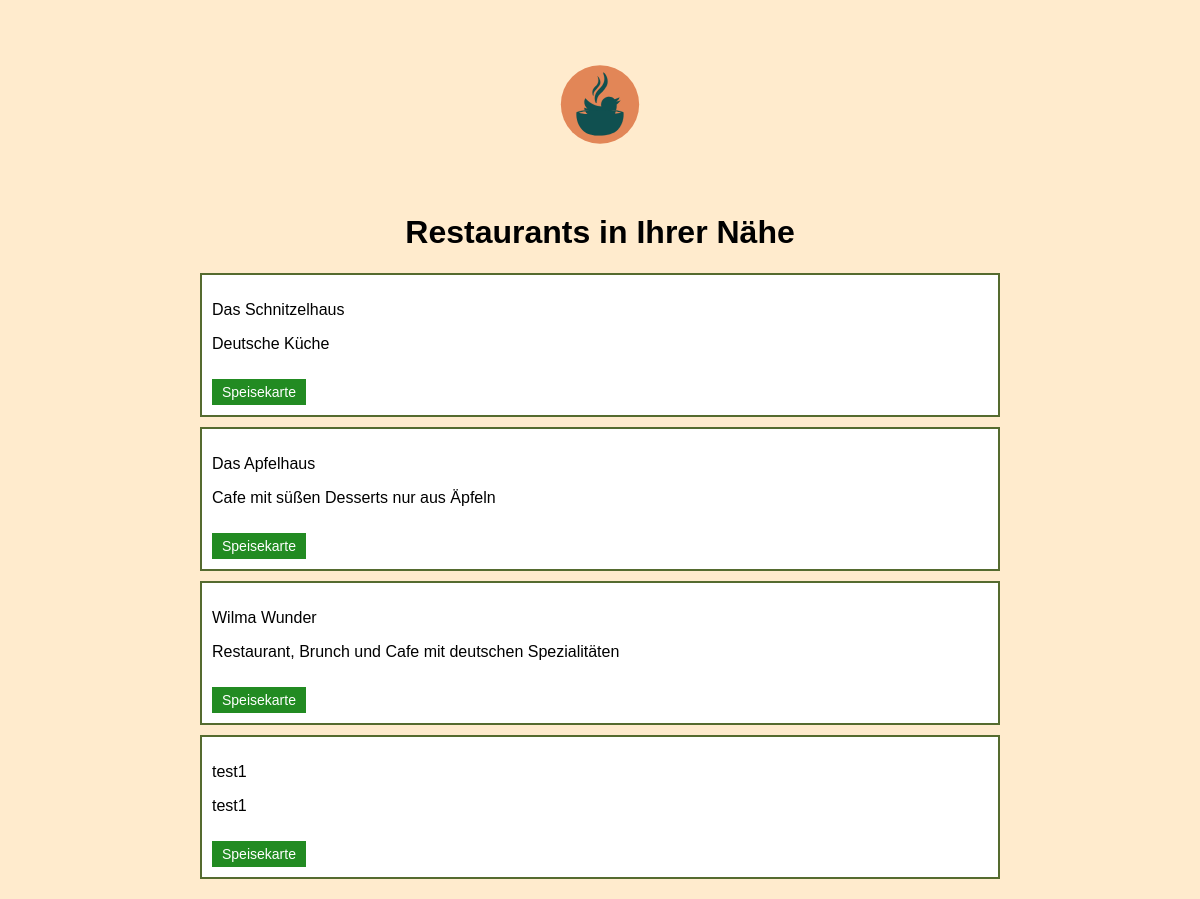
Screenshot of /restaurants (signed in) with the database file from the repository.
### tables this page shows
CREATE TABLE restaurants (id integer primary key autoincrement, name text, address text, zipCode integer, details text, deliveryRadius text, openingTime time, closingTime time, userName text, password text);

### app.py (the view)
@app.route("/restaurants")
def restaurants():
    filtered_restaurants = restaurant_list()
    return render_template("restaurants.html", restaurant_data = filtered_restaurants)

### app.py (called while the page is built)
def get_db():
    db = getattr(g, '_database', None)
    if db is None:
        db = g._database = sqlite3.connect('lieferspatz2.db')
    return db

@app.teardown_appcontext
def close_connection(exception):
    db = getattr(g, '_database', None)
    if db is not None:
        db.close()

def restaurant_list():
    user_zip_code = session["user"][4]
    current_time = datetime.now().time()
    cursor = get_db().cursor()
    cursor.execute("select id, name, details, deliveryRadius, openingTime, closingTime from restaurants")
    all_data = cursor.fetchall()
    filtered_restaurants = []
    for restaurant in all_data:
        delivery_radius_zip_codes = list(map(int, restaurant[3].split(', ')))
        opening_time_str = restaurant[4]
        closing_time_str = restaurant[5]
        opening_time = datetime.strptime(opening_time_str, "%H:%M").time()
        closing_time = datetime.strptime(closing_time_str, "%H:%M").time()
        if int(user_zip_code) in delivery_radius_zip_codes and opening_time <= current_time <= closing_time:
            filtered_restaurants.append((restaurant[0], restaurant[1], restaurant[2]))
    return filtered_restaurants

### templates/restaurants.html (shortened to what this page needs)
<!DOCTYPE html>
<html lang="en">
<head>
    <link rel="stylesheet" type="text/css" href="{{ url_for('static', filename='css/styles.css') }}">
</head>
<body>
    <div class="container">
        <header>
            <img src="{{ url_for('static', filename='Lieferspatz_Logo.svg') }}" alt="Logo">
            <h1>Restaurants in Ihrer Nähe</h1>
        </header>
        {% for restaurant in restaurant_data %}
        <div class="restaurant-box">
            <p>{{ restaurant[1] }}</p>
            <p>{{ restaurant[2] }}</p>
            <a href="{{ url_for('menu', restaurant_id=restaurant[0])}}" class="button">Speisekarte</a>
        </div>
        {% endfor %}
    </div>
</body>
</html>

### static/css/styles.css (style rules this page uses)
body { background-color: blanchedalmond; font-family: ArialRoboto, sans-serif; margin: 20px; }
.container { max-width: 800px; margin: 0 auto; }
header { text-align: center; margin-bottom: 20px; }
header img { max-width: 300px; }
.restaurant-box { border: 2px solid darkolivegreen; padding: 10px; margin: 10px 0; background-color: white; }
.button { background-color: forestgreen; color: white; padding: 5px 10px; border: none; text-align: center; text-decoration: none; display: inline-block; font-size: 14px; margin-top: 10px; cursor: pointer; }

### rows the page displays
restaurants: name "Das Schnitzelhaus", details "Deutsche Küche"
restaurants: name "Das Apfelhaus", details "Cafe mit süßen Desserts nur aus Äpfeln"
restaurants: name "Wilma Wunder", details "Restaurant, Brunch und Cafe mit deutschen Spezialitäten"
restaurants: name "test1", details "test1"
